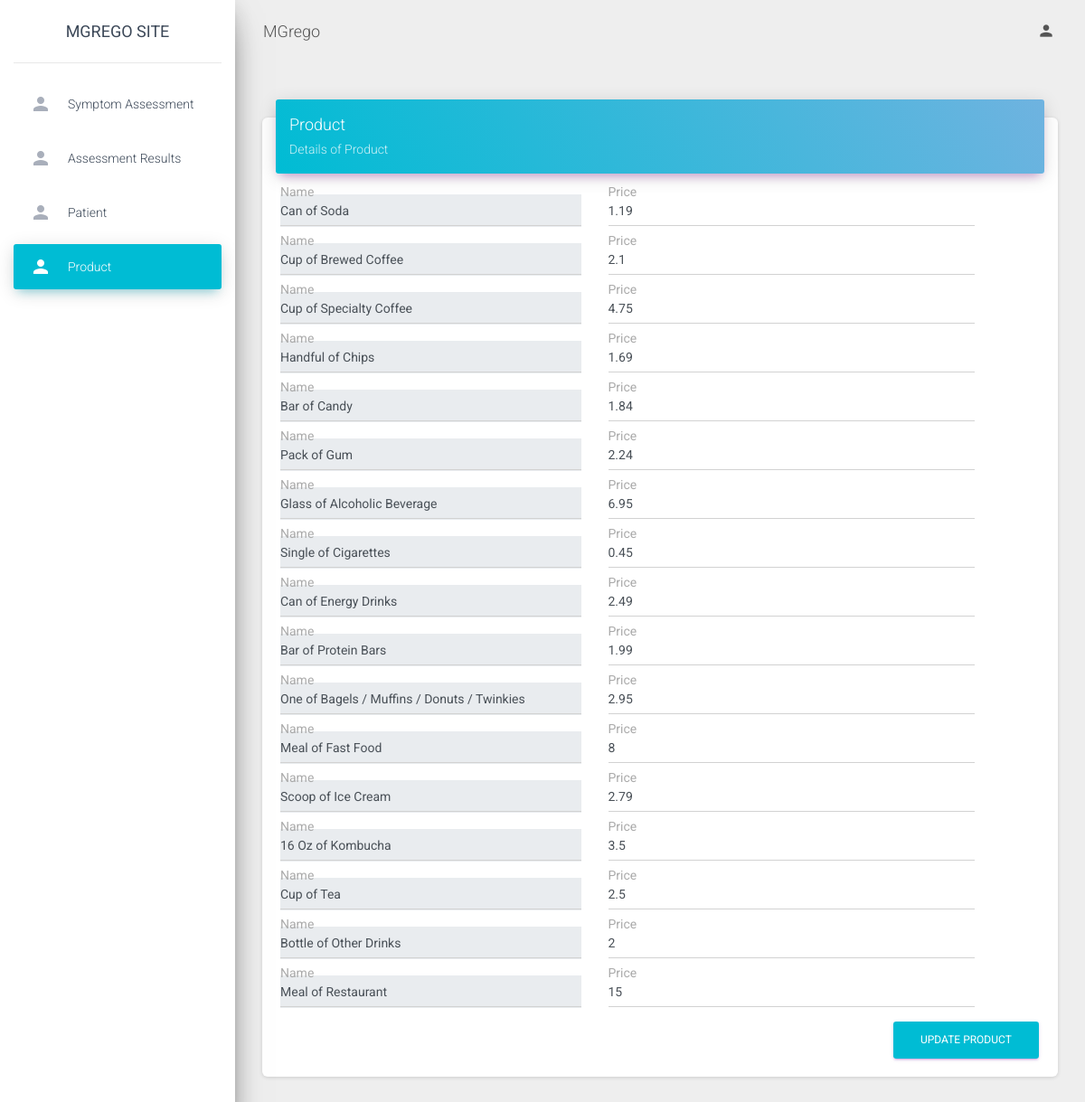
The page /UpdateProduct.php (signed in) on the database its author committed.
### tables this page shows
CREATE TABLE `product` (
  `Pro_Id` int(11) NOT NULL,
  `Pro_Name` varchar(100) NOT NULL,
  `Pro_Price` float NOT NULL
);

### UpdateProduct.php (the view, shortened to what this page needs)
<?php
include 'header.php';
if(!isset($_SESSION['admin']))
{
    header('location:Admin.php');
}else{
include 'connection.php';
$query="select * from product";
$result=mysqli_query($conn,$query);
?>
<div class="content">
        <div class="container-fluid">
          <div class="row">
            <div class="col-md-12">
              <div class="card">
                <div class="card-header card-header-primary">
                  <div class="row">
                    <div class="col-lg-10">
                    <h4 class="card-title ">Product</h4>
                    <p class="card-category"> Details of Product</p>
                    </div>
                  </div>
                </div>
                <div class="card-body">
                <form method="post">
                    <?php
                    $index=1;
                    while($row=mysqli_fetch_array($result))
                    {
                    ?>
                    <div class="row">
                      <div class="col-md-5">
                        <div class="form-group">
                          <label>Name </label>
                          <input type="text" class="form-control" name="<?php echo 'pro'.$index?>" value="<?php echo $row['Pro_Name'];?>" readonly>
                        </div>
                      </div>
                      <div class="col-md-6">
                        <div class="form-group">
                          <label>Price</label>
                         <input type="number" placeholder="1.0" step="0.01" min="0" class="form-control" value="<?php echo $row['Pro_Price'];?>" name="<?php echo 'price'.$index?>">
                        </div>
                      </div>
                    </div>
                    <?php
                    $index++;
                    }
                    ?>
                    <button type="submit" class="btn btn-primary pull-right" name="btnUpdate">Update Product</button>
                    <div class="clearfix"></div>
                  </form>
                </div>
              </div>
            </div>
<?php
include 'footer.php';
}
?>

### rows shown on the page
product: Pro_Name "Can of Soda", Pro_Price "1.19"
product: Pro_Name "Cup of Brewed Coffee", Pro_Price "2.1"
product: Pro_Name "Cup of Specialty Coffee", Pro_Price "4.75"
product: Pro_Name "Handful of Chips", Pro_Price "1.69"
product: Pro_Name "Bar of Candy", Pro_Price "1.84"
product: Pro_Name "Pack of Gum", Pro_Price "2.24"
product: Pro_Name "Glass of Alcoholic Beverage", Pro_Price "6.95"
product: Pro_Name "Single of Cigarettes", Pro_Price "0.45"
product: Pro_Name "Can of Energy Drinks", Pro_Price "2.49"
product: Pro_Name "Bar of Protein Bars", Pro_Price "1.99"
product: Pro_Name "One of Bagels / Muffins / Donuts / Twinkies", Pro_Price "2.95"
product: Pro_Name "Meal of Fast Food", Pro_Price "8"
product: Pro_Name "Scoop of Ice Cream", Pro_Price "2.79"
product: Pro_Name "16 Oz of Kombucha", Pro_Price "3.5"
product: Pro_Name "Cup of Tea", Pro_Price "2.5"
product: Pro_Name "Bottle of Other Drinks", Pro_Price "2"
product: Pro_Name "Meal of Restaurant", Pro_Price "15"
